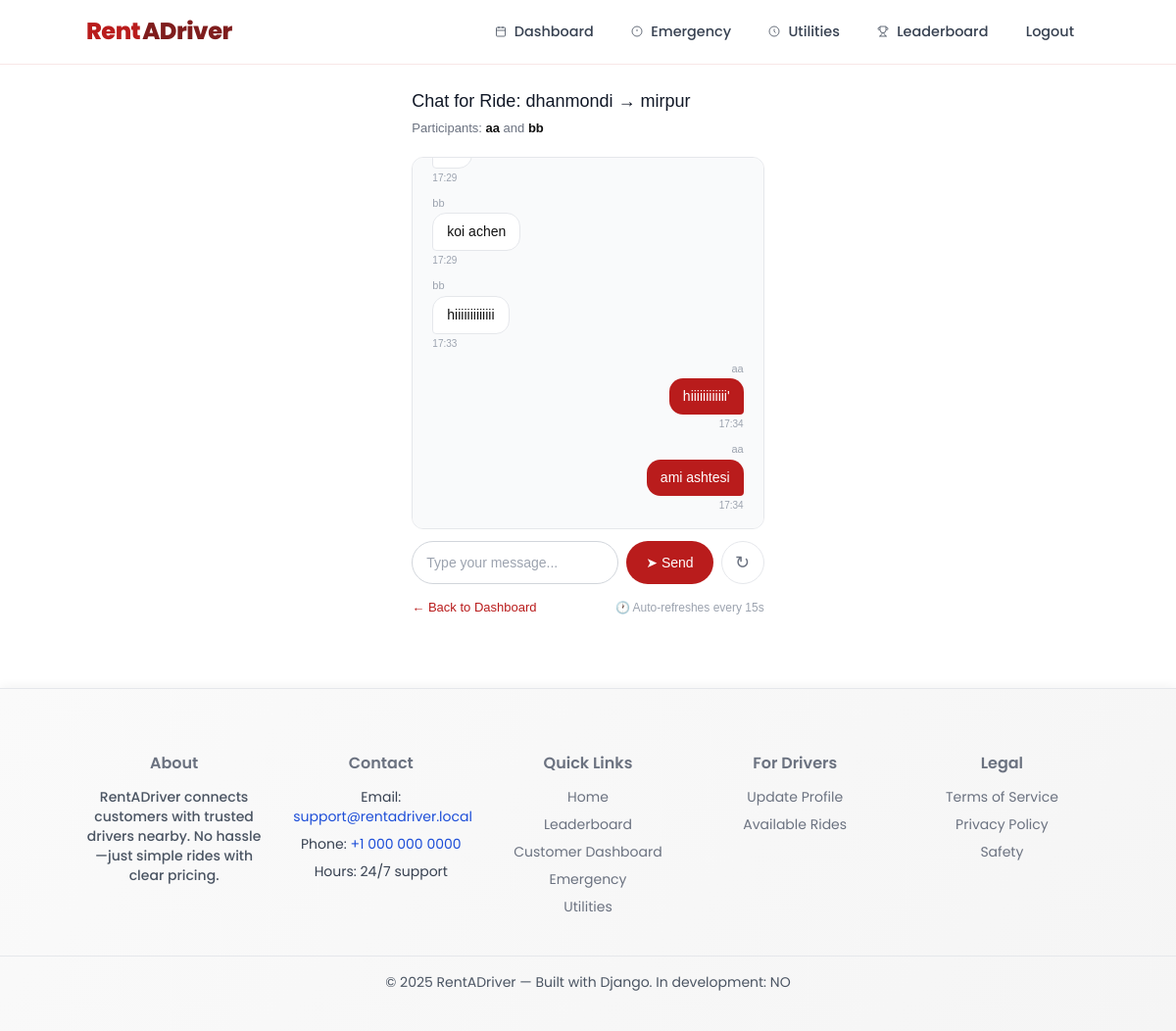
The app's page /chat/2/ (signed in) with its own data.
### core/models.py (models this page shows, shortened)
class Booking(models.Model):
    ride_request = models.OneToOneField(RideRequest, on_delete=models.CASCADE, related_name="booking")
    driver = models.ForeignKey(Account, on_delete=models.CASCADE, related_name="bookings")
    confirmed_at = models.DateTimeField(auto_now_add=True)
    status = models.CharField(
        max_length=20,
        choices=[('ongoing', 'Ongoing'), ('completed', 'Completed'), ('cancelled', 'Cancelled')],
        default='ongoing'
    )

class RideRequest(models.Model):
    customer = models.ForeignKey(Account, on_delete=models.CASCADE)
    pickup_location = models.CharField(max_length=200)
    dropoff_location = models.CharField(max_length=200)
    pickup_lat = models.FloatField(null=True, blank=True)
    pickup_lng = models.FloatField(null=True, blank=True)
    dropoff_lat = models.FloatField(null=True, blank=True)
    dropoff_lng = models.FloatField(null=True, blank=True)
    status = models.CharField(max_length=20, default="pending")
    created_at = models.DateTimeField(auto_now_add=True)

class Account(AbstractUser):
    ROLE_CHOICES = (
        ('customer', 'Customer'),
        ('driver', 'Driver'),
    )
    role = models.CharField(max_length=15, choices=ROLE_CHOICES)
    last_lat = models.FloatField(null=True, blank=True)
    last_lng = models.FloatField(null=True, blank=True)

class ChatMessage(models.Model):
    booking = models.ForeignKey(Booking, on_delete=models.CASCADE, related_name="messages")
    sender = models.ForeignKey(settings.AUTH_USER_MODEL, on_delete=models.CASCADE)
    text = models.TextField()
    created_at = models.DateTimeField(auto_now_add=True)
    class Meta:
        ordering = ["created_at"]

### core/views.py (the view, shortened to what this page needs)
# urls.py: path("chat/<int:booking_id>/", views.chat_room, name="chat_room"),
@login_required
def chat_room(request, booking_id):
    booking = get_object_or_404(Booking, id=booking_id)
    user = request.user
    if booking.ride_request.customer != user and booking.driver != user:
        return HttpResponseForbidden("You are not allowed to view this chat.")
    if booking.status in ["completed", "cancelled"]:
        messages.info(request, "Chat is unavailable for finalized rides.")
        return redirect("driver_dashboard" if user.role == "driver" else "customer_dashboard")
    messages_list = booking.messages.select_related("sender").all()
    return render(request, "chat_room.html", {
        "booking": booking,
        "messages_list": messages_list,
        "is_driver": booking.driver == user,
        "is_customer": booking.ride_request.customer == user,
    })

### core/templates/chat_room.html (shortened to what this page needs)
{% extends "base.html" %}
{% load static %}
{% block content %}
<section style="max-width: 680px; margin: 1.5rem auto; padding: 0 1rem; font-family: sans-serif;">
  <div style="margin-bottom: 1.25rem;">
    <h2 style="font-size: 18px; font-weight: 500; margin: 0 0 4px;">
      Chat for Ride: {{ booking.ride_request.pickup_location }} → {{ booking.ride_request.dropoff_location }}
    </h2>
    <p style="font-size: 13px; color: #6b7280; margin: 0;">
      Participants: <strong style="color: #111;">{{ booking.ride_request.customer.username }}</strong> and <strong style="color: #111;">{{ booking.driver.username }}</strong>
    </p>
  </div>
  <div id="chatBox" style="background: #f9fafb; border: 1px solid #e5e7eb; border-radius: 12px; padding: 1rem 1.25rem; min-height: 240px; max-height: 380px; overflow-y: auto; display: flex; flex-direction: column; gap: 10px;">
    {% for m in messages_list %}
      {% if m.sender == request.user %}
        <div style="display: flex; flex-direction: column; align-items: flex-end; max-width: 75%; align-self: flex-end;">
          <span style="font-size: 11px; color: #9ca3af; font-weight: 500; margin-bottom: 2px;">{{ m.sender.username }}</span>
          <div style="background: #b91c1c; color: #fff; padding: 8px 14px; border-radius: 14px 14px 4px 14px; font-size: 14px; line-height: 1.5;">{{ m.text|linebreaksbr }}</div>
          <span style="font-size: 10px; color: #9ca3af; margin-top: 2px;">{{ m.created_at|date:"H:i" }}</span>
        </div>
      {% else %}
        <div style="display: flex; flex-direction: column; align-items: flex-start; max-width: 75%; align-self: flex-start;">
          <span style="font-size: 11px; color: #9ca3af; font-weight: 500; margin-bottom: 2px;">{{ m.sender.username }}</span>
          <div style="background: #fff; border: 1px solid #e5e7eb; color: #111; padding: 8px 14px; border-radius: 14px 14px 14px 4px; font-size: 14px; line-height: 1.5;">{{ m.text|linebreaksbr }}</div>
          <span style="font-size: 10px; color: #9ca3af; margin-top: 2px;">{{ m.created_at|date:"H:i" }}</span>
        </div>
      {% endif %}
    {% empty %}
      <p style="color: #9ca3af; font-size: 14px; margin: auto; text-align: center;">No messages yet.</p>
    {% endfor %}
  </div>
  <form method="post" action="{% url 'chat_room' booking.id %}" style="display: flex; align-items: center; gap: 8px; margin-top: 12px;">
    <input type="text" name="text" placeholder="Type your message..." required
      style="flex: 1; height: 44px; padding: 0 14px; border-radius: 22px; border: 1px solid #d1d5db; font-size: 14px; outline: none; background: #fff;" />
    <button type="submit"
      style="height: 44px; padding: 0 20px; background: #b91c1c; color: #fff; border: none; border-radius: 22px; font-size: 14px; font-weight: 500; cursor: pointer; display: flex; align-items: center; gap: 6px;">
      ➤ Send
    </button>
    <a href="{% url 'chat_room' booking.id %}" title="Refresh messages"
      style="height: 44px; width: 44px; border-radius: 50%; border: 1px solid #e5e7eb; background: #fff; color: #6b7280; display: flex; align-items: center; justify-content: center; text-decoration: none; font-size: 18px; flex-shrink: 0;">
      ↻
    </a>
  </form>
  <div style="display: flex; align-items: center; justify-content: space-between; margin-top: 14px;">
    <a href="{% if is_driver %}{% url 'driver_dashboard' %}{% else %}{% url 'customer_dashboard' %}{% endif %}"
      style="font-size: 13px; color: #b91c1c; text-decoration: none; display: flex; align-items: center; gap: 4px;">
      ← Back to Dashboard
    </a>
    <span style="font-size: 12px; color: #9ca3af;">🕐 Auto-refreshes every 15s</span>
  </div>
</section>
{% endblock %}

### core/static/css/style.css (style rules this page uses)
:root { --bg: #ffffff; --card: #fafafa; --muted: #6b7280; --accent: #b91c1c; --accent-2: #7f1d1d; --glass: rgba(185,28,28,0.04); --text-primary: #111827; --text-secondary: #374151; --border: #e5e7eb; --shadow: rgba(0,0,0,0.1); --success: #10b981; --success-light: #d1fae5; --radius: 12px; --fw-regular: 400; --fw-medium: 600; --max-width: 1100px; }
* { box-sizing: border-box; outline: none; }
a, button, input, select, textarea { outline: none; -webkit-tap-highlight-color: transparent; }
html,body { height:100%; margin: 0; padding: 0; outline: none; }
body { min-height: 100vh; display: flex; flex-direction: column; }
body { margin:0; font-family: "Poppins", system-ui, -apple-system, "Segoe UI", Roboto, "Helvetica Neue", Arial; background: var(--bg); color: var(--text-primary); -webkit-font-smoothing:antialiased; -moz-osx-font-smoothing:grayscale; line-height:1.45; -webkit-tap-highlight-color: transparent; min-height: 100vh; display: flex; flex-direction: column; }
* { outline: none; }

### records on screen
Booking: ride_request.pickup_location "dhanmondi", ride_request.dropoff_location "mirpur", ride_request.customer.username "aa", driver.username "bb"
ChatMessage: created_at "17:29"
ChatMessage: sender.username "bb", text "koi achen", created_at "17:29"
ChatMessage: sender.username "bb", text "hiiiiiiiiiiiii", created_at "17:33"
ChatMessage: sender.username "aa", text "hiiiiiiiiiiii'", created_at "17:34"
ChatMessage: sender.username "aa", text "ami ashtesi", created_at "17:34"

### other values on screen
{{ debug|yesno:"YES,NO" }} "NO"
